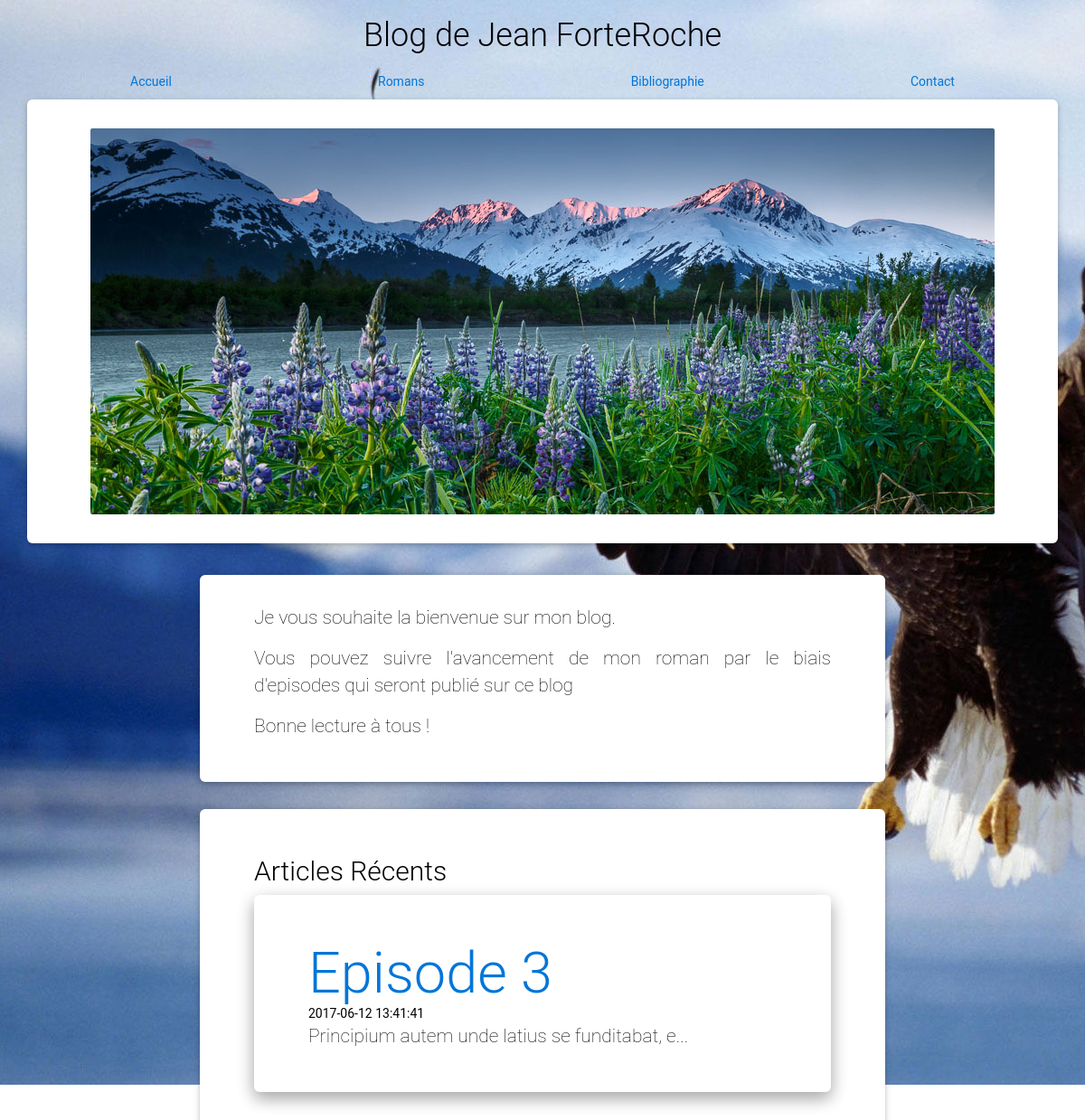
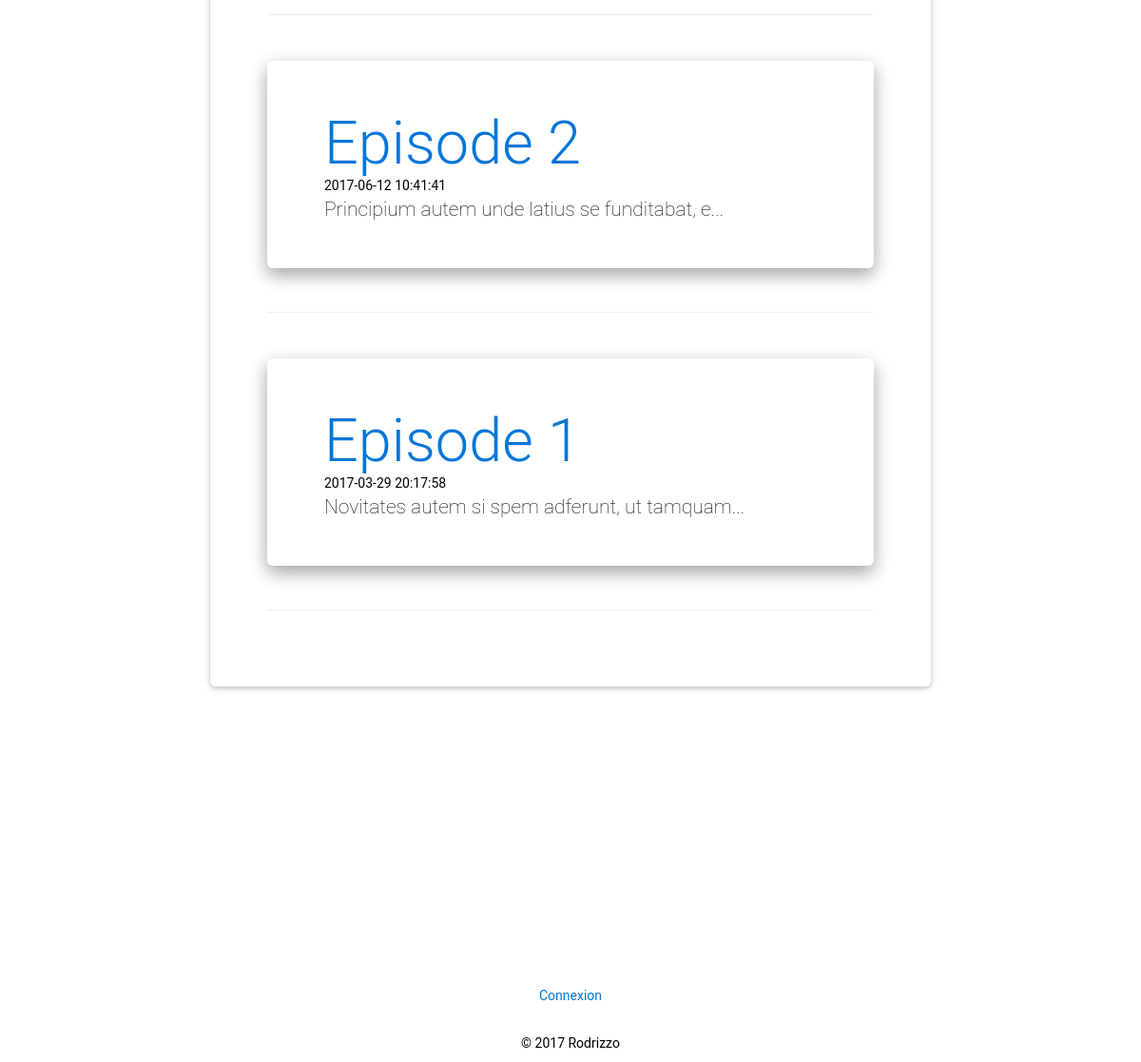
The page / on the database its author committed (2 pictures, top to bottom).
### tables this page shows
CREATE TABLE `t_billet` (
  `BIL_ID` int(11) NOT NULL,
  `BIL_DATE` datetime NOT NULL,
  `BIL_TITRE` varchar(100) NOT NULL,
  `BIL_CONTENU` longtext NOT NULL
);

### App/Controleur/ControleurAccueil.php (called while the page is built, shortened)
<?php
class ControleurAccueil  {
    private $billet;
    public function __construct() {
        $this->billet = new Billet();
    }
    public function accueil() {
        $billets = $this->billet->getBilletsRecents();
        $vue = new Vue("Accueil");
        $vue->generer(array('billets' => $billets));
    }
}

### index.php (called while the page is built, shortened)
<?php
require_once 'Lib/Autoloader.php';
$routeur = new Lib\Routeur();
$routeur->routerRequete();

### Lib/Autoloader.php (called while the page is built, shortened)
<?php
class Autoloader{
    static function autoload($class)
    {
            if (strpos($class, __NAMESPACE__ . '\\') === 0){
                $class = str_replace(__NAMESPACE__ . '\\', '', $class);
                $class = str_replace('\\', '/', $class);
            }
    }
}

### App/Modele/Billet.php (called while the page is built, shortened)
<?php
class Billet extends ModeleMaster   {
    public function getBilletsRecents() {
        $sql = 'select BIL_ID as id, BIL_DATE as date,'
            . ' BIL_TITRE as titre, BIL_CONTENU as contenu from T_BILLET'
            . ' order by BIL_ID desc LIMIT 3';
        $billets = $this->executerRequete($sql);
        return $billets;
    }
}

### Lib/Configuration.php (called while the page is built)
<?php
class Configuration{
    private static $parametres;
    public static function get($nom,$valeurParDefaut=null){
        if(isset(self::getParametres()[$nom])){
            $valeur = self::getParametres()[$nom];
        }
        else{
            $valeur= $valeurParDefaut;
        }
        return $valeur;
    }
    private static function getParametres(){
        if (self::$parametres==null){
            $cheminFichier="Config/prod.ini";
            if (!file_exists($cheminFichier)){
                $cheminFichier="Config/dev.ini";
            }
            if (!file_exists($cheminFichier)){
                throw new \Exception ("Aucun fichier de configuration trouvé");
            }
            else{
                self ::$parametres = parse_ini_file($cheminFichier);
            }
        }
        return self::$parametres;
    }
}

### Lib/Database.php (called while the page is built)
<?php
require_once 'Configuration.php';
class Database extends Configuration
{
    private static $bdd;
    protected function getBdd()
    {
        if (self::$bdd === null) {
            $dsn = Configuration::get("dsn");
            $login = Configuration::get("login");
            $mdp = Configuration::get("mdp");
            self::$bdd = new \PDO($dsn, $login, $mdp, array(\PDO::ATTR_ERRMODE => \PDO::ERRMODE_EXCEPTION));
        }
        return self::$bdd;
    }
}

### App/Modele/ModeleMaster.php (called while the page is built, shortened)
<?php
require_once 'Lib/Database.php';
class ModeleMaster extends \Database
{
    protected function executerRequete($sql, $params = null)
    {
        if ($params == null) {
            $resultat = $this->getBdd()->query($sql);
        } else {
            $resultat = $this->getBdd()->prepare($sql);
            $resultat->execute($params);
        }
        return $resultat;
    }
}

### Vue/vueAccueil.php (the view, shortened to what this page needs)
<div class="row">
    <div class="col-md-12">
        <div class="jumbotron">
            <header>
                <p>Je vous souhaite la bienvenue sur mon blog.</p>
                <p>Vous pouvez suivre l'avancement de mon roman par le biais d'episodes qui seront publié sur ce
                    blog</p>
                <p>Bonne lecture à tous !</p>
            </header>
        </div>
    </div>
    <div class="col-md-12">
        <div class="jumbotron">
            <h2>Articles Récents</h2>
            <?php foreach ($billets as $billet):
            ?>
            <section class="section section-blog-fw">
                <div class="row">
                    <div class="col-md-12">
                        <div class="jumbotron">
                            <article>
                                <header>
                                    <a href="<?= "index.php?action=billet&id=" . $billet['id'] ?>">
                                        <h1 class="titreBillet"><?= $billet['titre'] ?></h1>
                                    </a>
                                    <time><?= $billet['date'] ?></time>
                                </header>
                                <p><?= substr($billet['contenu'], 0, 45).'...'; ?></p>
                            </article>
                        </div>
                    </div>
                </div>
                <hr/>
                <?php endforeach; ?>
        </div>
    </div>
</div>

### Contenu/style.css (style rules this page uses)
body { color: black; background-color: white; background-image: url("img/background.jpg") ; background-repeat:no-repeat; background-attachment:fixed; font-family: 'Futura-Medium', 'Futura', 'Trebuchet MS', sans-serif; text-align: center; }
.titreBillet { margin-bottom : 0px; }
body { margin: auto; }

### rows shown on the page
t_billet: BIL_TITRE "Episode 3", BIL_DATE "2017-06-12 13:41:41", BIL_CONTENU "Principium autem unde latius se funditabat, e"
t_billet: BIL_TITRE "Episode 2", BIL_DATE "2017-06-12 10:41:41", BIL_CONTENU "Principium autem unde latius se funditabat, e"
t_billet: BIL_TITRE "Episode 1", BIL_DATE "2017-03-29 20:17:58", BIL_CONTENU "Novitates autem si spem adferunt, ut tamquam"
